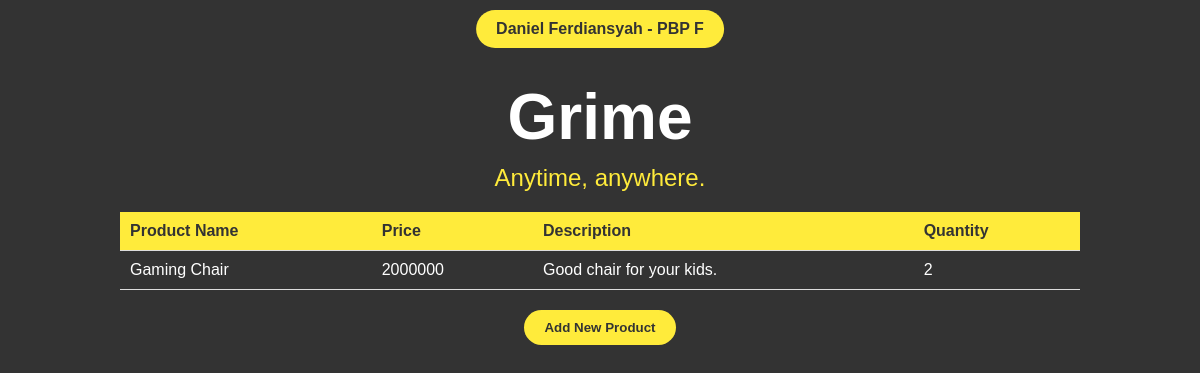
/, run on an earlier commit of the app's database.
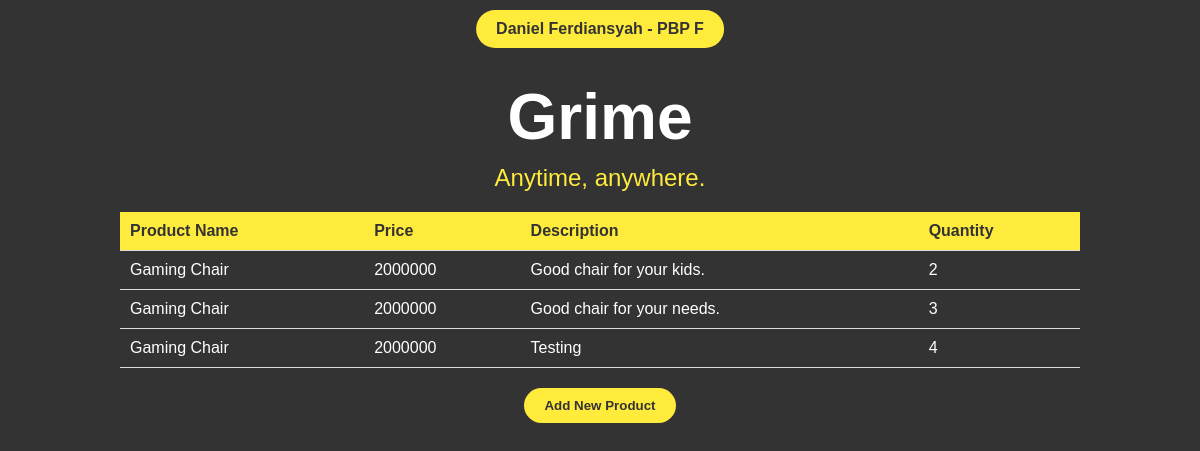
And on a later commit of the database.
### main/models.py (models this page shows, shortened)
class Product(models.Model):
    id = models.UUIDField(primary_key=True, default=uuid.uuid4, editable=False)
    name = models.CharField(max_length=255)
    price = models.IntegerField()
    description = models.TextField()
    quantity = models.IntegerField()

### main/views.py (the view)
# urls.py: path('', show_main, name='show_main'),
def show_main(request):
    products = Product.objects.all()
    context = {
        'tagline': 'Anytime, anywhere.',
        'name' : 'Daniel Ferdiansyah',
        'class' : 'PBP F',
        'products' : products
    }
    return render(request, "main.html", context)

### main/templates/main.html (shortened to what this page needs)
{% extends 'base.html' %}
{% block content %}
<!DOCTYPE html>
<html lang="en">
<head>
</head>
<body>
    <div class="top-bar">{{ name }} - {{ class }}</div>
    <div class="container">
        <h1>Grime</h1>
        <p class="tagline">{{ tagline }}</p>
        {% if not products %}
            <p>There's no product yet.</p>
        {% else %}
            <table>
                <tr>
                    <th>Product Name</th>
                    <th>Price</th>
                    <th>Description</th>
                    <th>Quantity</th>
                </tr>
                {% for product in products %}
                <tr>
                    <td>{{product.name}}</td>
                    <td>{{product.price}}</td>
                    <td>{{product.description}}</td>
                    <td>{{product.quantity}}</td>
                </tr>
                {% endfor %}
            </table>
        {% endif %}
        <a href="{% url 'main:create_product' %}">
            <button>Add New Product</button>
        </a>
    </div>
</body>
</html>
{% endblock content %}

What changed in the data, as far as the page shows it:
added Product: name "Gaming Chair", price "2000000", description "Good chair for your needs.", quantity "3"
added Product: name "Gaming Chair", price "2000000", description "Testing", quantity "4"
